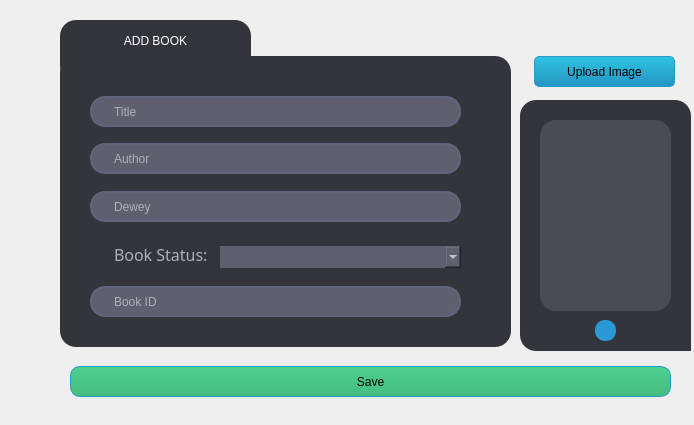
<?xml version="1.0" encoding="UTF-8"?>
<ui version="4.0">
 <class>addbook</class>
 <widget class="QDialog" name="addbook">
  <property name="geometry">
   <rect>
    <x>0</x>
    <y>0</y>
    <width>694</width>
    <height>425</height>
   </rect>
  </property>
  <property name="windowTitle">
   <string>Dialog</string>
  </property>
  <widget class="QComboBox" name="addstatus">
   <property name="geometry">
    <rect>
     <x>291</x>
     <y>244</y>
     <width>161</width>
     <height>21</height>
    </rect>
   </property>
   <property name="styleSheet">
    <string notr="true">	QComboBox{
	border: 1px solid #1d1d1d;
	background-color: rgb(95, 95, 112);
	color : #fff;
	/*color: rgb(0, 0, 0);*/
	
	padding: 3px;
	padding-left: 8px;
	padding-right: 15px;
	border: none;
}

QComboBox::down
{
	background-color: transparent;
	color : #fff;
}

/*QComboBox::down-button
{
	height: 5px;
}


/*QComboBox::down-button:hover
{
	
	background-color: rgb(95, 95, 112);

}*/


QComboBox::down-button:pressed
{
	
    width: 16px; 
    border-width: 1px;

}

</string>
   </property>
   <property name="placeholderText">
    <string>Status</string>
   </property>
  </widget>
  <widget class="QFrame" name="AddBookFormFrame">
   <property name="geometry">
    <rect>
     <x>60</x>
     <y>56</y>
     <width>451</width>
     <height>291</height>
    </rect>
   </property>
   <property name="styleSheet">
    <string notr="true">background-color: rgb(52, 52, 61);
border-radius: 16px;</string>
   </property>
   <property name="frameShape">
    <enum>QFrame::StyledPanel</enum>
   </property>
   <property name="frameShadow">
    <enum>QFrame::Raised</enum>
   </property>
   <widget class="QLineEdit" name="txtaddbook">
    <property name="geometry">
     <rect>
      <x>30</x>
      <y>40</y>
      <width>371</width>
      <height>31</height>
     </rect>
    </property>
    <property name="styleSheet">
     <string notr="true">QLineEdit{
border: 2px solid rgb(96, 101, 124);
border-radius: 15px;
color: rgb(255, 255, 255);
font: 12pt &quot;Century Gothic&quot;;
padding-left:20px;
padding-right: 20px;
background-color: rgb(95, 95, 112);
}


QLineEdit::hover{
border: 2px solid rgb(43, 153, 213);
}

QLineEdit::focus{
border: 2px solid rgb(170, 255, 255);
background-color:rgb(43,45,56);
}</string>
    </property>
    <property name="placeholderText">
     <string>Title</string>
    </property>
   </widget>
   <widget class="QLineEdit" name="txtaddauthor">
    <property name="geometry">
     <rect>
      <x>30</x>
      <y>87</y>
      <width>371</width>
      <height>31</height>
     </rect>
    </property>
    <property name="styleSheet">
     <string notr="true">QLineEdit{
border: 2px solid rgb(96, 101, 124);
border-radius: 15px;
color: rgb(255, 255, 255);
font: 12pt &quot;Century Gothic&quot;;
padding-left:20px;
padding-right: 20px;
background-color: rgb(95, 95, 112);
}


QLineEdit::hover{
border: 2px solid rgb(43, 153, 213);
}

QLineEdit::focus{
border: 2px solid rgb(170, 255, 255);
background-color:rgb(43,45,56);
}</string>
    </property>
    <property name="placeholderText">
     <string>Author</string>
    </property>
   </widget>
   <widget class="QLineEdit" name="txtadddewey">
    <property name="geometry">
     <rect>
      <x>30</x>
      <y>135</y>
      <width>371</width>
      <height>31</height>
     </rect>
    </property>
    <property name="styleSheet">
     <string notr="true">QLineEdit{
border: 2px solid rgb(96, 101, 124);
border-radius: 15px;
color: rgb(255, 255, 255);
font: 12pt &quot;Century Gothic&quot;;
padding-left:20px;
padding-right: 20px;
background-color: rgb(95, 95, 112);
}


QLineEdit::hover{
border: 2px solid rgb(43, 153, 213);
}

QLineEdit::focus{
border: 2px solid rgb(170, 255, 255);
background-color:rgb(43,45,56);
}</string>
    </property>
    <property name="placeholderText">
     <string>Dewey</string>
    </property>
   </widget>
   <widget class="QLineEdit" name="txtaddid">
    <property name="geometry">
     <rect>
      <x>30</x>
      <y>230</y>
      <width>371</width>
      <height>31</height>
     </rect>
    </property>
    <property name="styleSheet">
     <string notr="true">QLineEdit{
border: 2px solid rgb(96, 101, 124);
border-radius: 15px;
color: rgb(255, 255, 255);
font: 12pt &quot;Century Gothic&quot;;
padding-left:20px;
padding-right: 20px;
background-color: rgb(95, 95, 112);
}


QLineEdit::hover{
border: 2px solid rgb(43, 153, 213);
}

QLineEdit::focus{
border: 2px solid rgb(170, 255, 255);
background-color:rgb(43,45,56);
}</string>
    </property>
    <property name="placeholderText">
     <string>Book ID</string>
    </property>
   </widget>
   <widget class="QLabel" name="bookCopyLabel">
    <property name="geometry">
     <rect>
      <x>54</x>
      <y>188</y>
      <width>101</width>
      <height>21</height>
     </rect>
    </property>
    <property name="font">
     <font>
      <family>Century Gothic</family>
      <pointsize>12</pointsize>
      <weight>50</weight>
      <italic>false</italic>
      <bold>false</bold>
     </font>
    </property>
    <property name="styleSheet">
     <string notr="true">color: rgb(175, 175, 184);
font: 12pt &quot;Century Gothic&quot;;</string>
    </property>
    <property name="text">
     <string>Book Status:</string>
    </property>
   </widget>
   <widget class="QComboBox" name="addBookstatus">
    <property name="geometry">
     <rect>
      <x>160</x>
      <y>190</y>
      <width>241</width>
      <height>22</height>
     </rect>
    </property>
    <property name="styleSheet">
     <string notr="true">color: rgb(255, 255, 255);
background-color: rgb(95, 95, 112);
</string>
    </property>
   </widget>
  </widget>
  <widget class="QPushButton" name="btnloadbookimage">
   <property name="geometry">
    <rect>
     <x>534</x>
     <y>56</y>
     <width>141</width>
     <height>31</height>
    </rect>
   </property>
   <property name="styleSheet">
    <string notr="true">/*-----QPushButton-----*/
QPushButton
{
background-color: qlineargradient(spread:pad, x1:0, y1:1, x2:0, y2:0, stop:0 rgba(37, 147, 194, 255), stop:1 rgba(45, 196, 226, 255));
color: black;
font: 8pt &quot;Century Gothic&quot;;
min-width: 80px;
border-style: solid;
border-width: 1px;
border-radius: 5px;
border-color: rgb(38, 156, 200);
padding: 5px;}

QPushButton::flat
{
background-color: transparent;
border: none;
color: #fff;}

QPushButton::disabled
{
background-color: rgb(131, 165, 174);
color: black;
border-color: black;}

QPushButton::hover
{
background-color: qlineargradient(spread:pad, x1:0, y1:1, x2:0, y2:0, stop:0 rgba(47, 160, 194, 255), stop:1 rgba(57, 209, 209, 255));
border: 1px solid rgb(41, 170, 182);}</string>
   </property>
   <property name="text">
    <string>Upload Image</string>
   </property>
  </widget>
  <widget class="QFrame" name="ImageFrame">
   <property name="geometry">
    <rect>
     <x>520</x>
     <y>100</y>
     <width>171</width>
     <height>251</height>
    </rect>
   </property>
   <property name="styleSheet">
    <string notr="true">background-color: rgb(52, 52, 61);
border-radius: 16px;</string>
   </property>
   <property name="frameShape">
    <enum>QFrame::StyledPanel</enum>
   </property>
   <property name="frameShadow">
    <enum>QFrame::Raised</enum>
   </property>
   <widget class="QToolButton" name="tabletButton">
    <property name="geometry">
     <rect>
      <x>75</x>
      <y>220</y>
      <width>21</width>
      <height>21</height>
     </rect>
    </property>
    <property name="styleSheet">
     <string notr="true">border-radius:10px;
background-color: rgb(43, 153, 213);</string>
    </property>
    <property name="text">
     <string/>
    </property>
    <property name="iconSize">
     <size>
      <width>64</width>
      <height>64</height>
     </size>
    </property>
   </widget>
   <widget class="QLabel" name="lblImage">
    <property name="geometry">
     <rect>
      <x>130</x>
      <y>90</y>
      <width>241</width>
      <height>351</height>
     </rect>
    </property>
    <property name="frameShape">
     <enum>QFrame::Box</enum>
    </property>
    <property name="text">
     <string/>
    </property>
   </widget>
   <widget class="QLabel" name="addbookimagebox">
    <property name="geometry">
     <rect>
      <x>20</x>
      <y>20</y>
      <width>131</width>
      <height>191</height>
     </rect>
    </property>
    <property name="styleSheet">
     <string notr="true">background-color: rgb(75, 75, 88);
border:none;</string>
    </property>
    <property name="frameShape">
     <enum>QFrame::Box</enum>
    </property>
    <property name="text">
     <string/>
    </property>
   </widget>
  </widget>
  <widget class="QSplitter" name="splitter">
   <property name="geometry">
    <rect>
     <x>70</x>
     <y>366</y>
     <width>601</width>
     <height>31</height>
    </rect>
   </property>
   <property name="orientation">
    <enum>Qt::Horizontal</enum>
   </property>
   <widget class="QPushButton" name="btnsavebook">
    <property name="styleSheet">
     <string notr="true">/*-----QPushButton-----*/
QPushButton
{
background-color: qlineargradient(spread:pad, x1:0, y1:1, x2:0, y2:0, stop:0 rgba(68, 188, 128, 255), stop:1 rgba(76, 209, 143, 255));
color: black;
font: 8pt &quot;Century Gothic&quot;;
min-width: 80px;
border-style: solid;
border-width: 1px;
border-radius: 10px;
border-color: rgb(38, 156, 200);
padding: 5px;}

QPushButton::flat
{
background-color: transparent;
border: none;
color: #fff;}

QPushButton::disabled
{
background-color: rgb(131, 165, 174);
color: black;
border-color: black;}

QPushButton::hover
{
background-color: qlineargradient(spread:pad, x1:0, y1:1, x2:0, y2:0, stop:0 rgba(54, 149, 101, 255), stop:1 rgba(64, 175, 119, 255));
border: 1px solid rgb(41, 170, 182);}</string>
    </property>
    <property name="text">
     <string>Save</string>
    </property>
   </widget>
  </widget>
  <widget class="QFrame" name="addBookTabFrame">
   <property name="geometry">
    <rect>
     <x>60</x>
     <y>20</y>
     <width>191</width>
     <height>61</height>
    </rect>
   </property>
   <property name="styleSheet">
    <string notr="true">background-color: rgb(52, 52, 61);
border-radius: 16px;</string>
   </property>
   <property name="frameShape">
    <enum>QFrame::StyledPanel</enum>
   </property>
   <property name="frameShadow">
    <enum>QFrame::Raised</enum>
   </property>
   <widget class="QLabel" name="addBookTtle">
    <property name="geometry">
     <rect>
      <x>10</x>
      <y>10</y>
      <width>171</width>
      <height>21</height>
     </rect>
    </property>
    <property name="styleSheet">
     <string notr="true">color: rgb(255, 255, 255);
font: 75 12pt &quot;Century Gothic&quot;;</string>
    </property>
    <property name="text">
     <string>ADD BOOK</string>
    </property>
    <property name="alignment">
     <set>Qt::AlignCenter</set>
    </property>
   </widget>
  </widget>
  <zorder>ImageFrame</zorder>
  <zorder>addBookTabFrame</zorder>
  <zorder>addstatus</zorder>
  <zorder>AddBookFormFrame</zorder>
  <zorder>btnloadbookimage</zorder>
  <zorder>splitter</zorder>
 </widget>
 <resources/>
 <connections/>
</ui>
